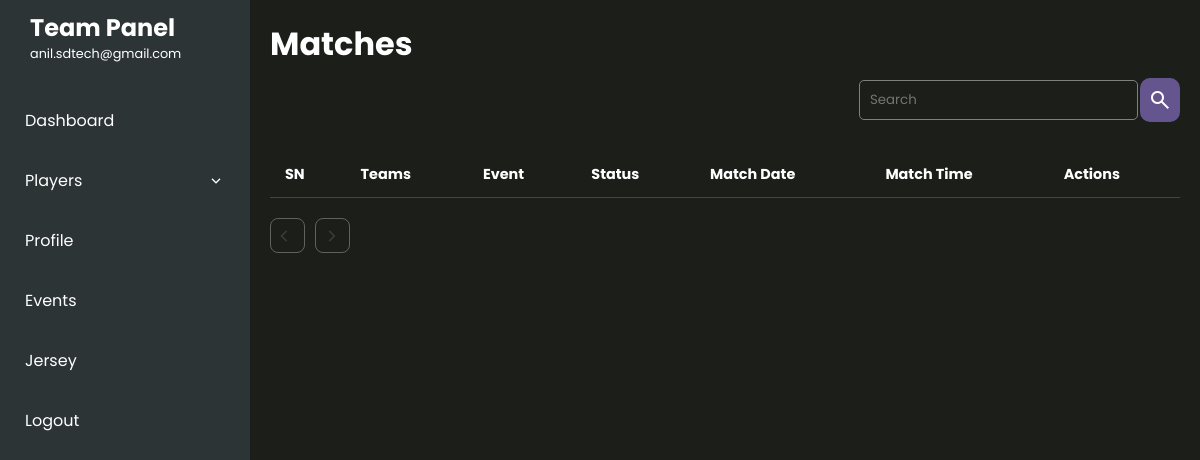
The page /match/matches/ (signed in) on the database as committed earlier.
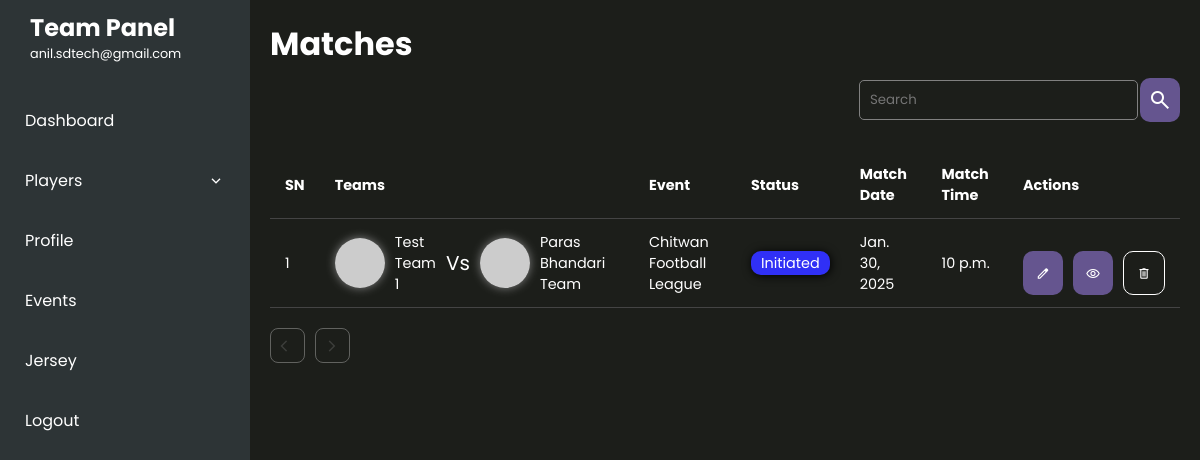
The same page on the database as committed later.
### matchApp/models.py (models this page shows, shortened)
class Match(models.Model):
    event = models.ForeignKey(Event,on_delete=models.CASCADE,blank=True,null=True,related_name='matches')
    team1 = models.ForeignKey(EventTeam, on_delete=models.CASCADE, related_name='match_team1')
    team2 = models.ForeignKey(EventTeam, on_delete=models.CASCADE, related_name='match_team2')
    is_address_default = models.BooleanField(default=False)
    status = models.CharField(max_length=20,choices=constants.MatchStatus.choices,default=constants.MatchStatus.INITIATED)
    match_date = models.DateField()
    match_time = models.TimeField(blank=True,null=True)
    place = models.CharField(max_length=255,blank=True,null=True)
    match_complete = models.BooleanField(default=False)
    notes = models.TextField(null=True,blank=True)
    schedule = models.BooleanField(default=False)
    created_at = models.DateTimeField(auto_now_add=True,blank=True,null=True)
    updated_at = models.DateTimeField(auto_now=True,blank=True,null=True)

### sportsApp/models.py (models this page shows, shortened)
class EventTeam(models.Model):
    event = models.ForeignKey(Event,on_delete=models.CASCADE)
    team = models.ForeignKey(Team,on_delete=models.CASCADE)
    is_verified = models.BooleanField(default=False)
    created_at = models.DateTimeField(auto_now_add=True)
    updated_at = models.DateTimeField(auto_now=True)

class Event(models.Model):
    title = models.CharField(max_length=255)
    event_type = models.CharField(max_length=20,choices=constants.EVENT_TYPE.choices,default=constants.EVENT_TYPE.KNOCKOUT)
    status = models.CharField(max_length=20,choices=constants.EventStatus.choices,default=constants.EventStatus.INITIATED)
    banner = models.ImageField(upload_to='images/events/',blank=True,null=True)
    logo = models.ImageField(upload_to='images/events/',blank=True,null=True)
    event_organizer = models.ForeignKey(EventOrganizer,on_delete=models.CASCADE,blank=True,null=True,related_name='events')
    event_age_limit = models.PositiveIntegerField()
    is_verified = models.BooleanField(default=False)
    entry_fee = models.DecimalField(max_digits=10000,decimal_places=3)
    registration_start_date = models.DateTimeField()
    registration_end_date = models.DateTimeField()
    event_start_date = models.DateTimeField(blank=True,null=True)
    event_end_date = models.DateTimeField(blank=True,null=True)
    match_duration = models.DurationField(blank=True,null=True)
    province = models.ForeignKey(Province, on_delete=models.SET_NULL,null=True)
    district = models.ForeignKey(District, on_delete=models.SET_NULL,null=True)
    municipality = models.ForeignKey(Municipality, on_delete=models.SET_NULL,null=True)
    area = models.CharField(max_length=255)
    created_at = models.DateField(auto_now_add=True)
    updated_at = models.DateField(auto_now=True)
    def __str__(self) -> str:
        return self.title

### team/models.py (models this page shows, shortened)
class Team(models.Model):
    SPORT_TYPES = (
        ('FOOTBALL','Football'),
    )
    name = models.CharField(max_length=255,db_index=1)
    total_players = models.PositiveIntegerField(default=10,blank=True, null=True)
    sports_genere = models.CharField(max_length=25,choices=SPORT_TYPES,default='FOOTBALL',blank=True)
    short_name = models.CharField(unique=True,max_length=10,blank=True,null=True)
    is_organizers_team = models.BooleanField(default=False)
    email = models.EmailField(max_length=100,blank=True,null=True)
    phone = models.CharField(max_length=10,blank=True,null=True)
    address = models.CharField(max_length=255,blank=True,null=True)
    province = models.ForeignKey(Province, on_delete=models.SET_NULL,null=True)
    district = models.ForeignKey(District, on_delete=models.SET_NULL,null=True)
    municipality = models.ForeignKey(Municipality, on_delete=models.SET_NULL,null=True)
    is_verified = models.BooleanField(default=False)
    user = models.ForeignKey(User,on_delete=models.CASCADE,null=True,blank=True,related_name='team')
    logo = models.ImageField(upload_to="images/teams/",blank=True,null=True)
    banner = models.ImageField(upload_to='images/banner/',blank=True,null=True)
    gender = models.CharField(max_length=25,choices=constants.GENDER_OPTIONS.CHOICES,default=constants.GENDER_OPTIONS.MALE)
    created_at = models.DateTimeField(auto_now_add=True)
    updated_at = models.DateTimeField(auto_now=True)

### matchApp/views.py (the view)
# urls.py: path('matches/',views.match_list_view,name='match'),
def match_list_view(request):
    matches = Match.objects.all()
    print(Match.objects.count())
    return render(request,'matches/all_match.html',{'matches':matches})

### sportsApp/context_processors.py (called while the page is built)
def permissions_processor(request):
    permissions = {
        "is_organizer": False,
        "is_staff": False,
    }
    if request.user.is_authenticated:
        if request.user.is_staff:
            permissions['is_organizer'] = True
        elif request.user.groups.filter(name='TeamGroup').exists():
             permissions["is_team"] = True
    return {"permissions": permissions}

### sportsApp/templates/matches/all_match.html
{% extends 'event/event_index.html' %}
{% block content %}
{% include 'matches/match_list.html' %}
{% endblock content %}

### sportsApp/templates/matches/match_list.html (shortened to what this page needs)
<div class="responsive-table-box">
  <h2>Matches</h2>
    <div class="filter_box">
        <div class="search">
           <input type="search" placeholder="Search"/>
           <button class="global_btn"><span class="material-symbols-outlined">
            </span></button>
        </div>
    </div>
   <div class="team_listing" id="team-form" >
    <table class="responsive-table">
      <tbody>
        <thead>
          <tr>
            <th>SN</th>
            <th>Teams</th>
            <th>Event</th>
            <th>Status</th>
            <th>Match Date</th>
            <th>Match Time</th>
            <th>Actions</th>
          </tr>
        </thead>
        <tbody>
          {% for match in matches %}
              <tr>
                <td>{{ forloop.counter|add:0 }}</td>
                <td>
                    <div class="table_avatar_box">
                        <div class="team team1">
                            <div class="avatar">
                                <img src="https://picsum.photos/10{{ forloop.counter|add:0 }}" alt="">
                            </div>
                            <p>{{match.team1.team.name}}</p>
                        </div>
                        <p>Vs</p>
                        <div class="team team2">
                            <div class="avatar">
                                <img src="https://picsum.photos/10{{ forloop.counter|add:20 }}" alt="">
                            </div>
                            <p>{{match.team2.team.name}}</p>
                        </div>
                    </div>
                </td>
                <td>{{match.event}}</td>
                <td><span class="event_status {{match.status}}">{{match.status}}</span></td>
                <td>{{match.match_date}}</td>
                <td>{{match.match_time}}</td>
                <td>
                  <div class="td_actions">
                    <a href="{% url 'edit-match-admin' match.id %}">
                    <button class="global_btn" type="button">
                      <span class="icon material-symbols-outlined">
                        </span>
                    </button>
                  </a>
                  <a href="{% url 'match-profile' match.id %}">
                    <button class="global_btn" type="button">
                      <span class="icon material-symbols-outlined">
                        </span>
                    </button>
                  </a>
                    <button class="global_btn outline" type="button" onclick="handleOpenAlert('{{match.id}}','Do you want to delele match of {{match.team1.team.name}} vs {{match.team2.team.name}}?','If you delete the match you may lose the match data')">
                      <span class="icon material-symbols-outlined">
                        </span>
                    </button>
                  </div>
                </td>
              </tr>
            {% endfor %}
        </tbody>
      </tbody>
    </table>
  <div class="pagination">
    {% if page_obj.has_previous %}
        <a href="?page={{ page_obj.previous_page_number }}" class="prev">
          <span class="material-symbols-outlined">
            arrow_back_ios
            </span>
        </a>
    {% else %}
        <span class="disabled">
          <span class="material-symbols-outlined">
            </span>
        </span>
    {% endif %}
    {% if page_obj.has_next %}
        <a href="?page={{ page_obj.next_page_number }}" class="next">
          <span class="material-symbols-outlined">
            arrow_forward_ios
            </span>
        </a>
    {% else %}
        <span class="disabled">
          <span class="material-symbols-outlined">
            </span>
        </span>
    {% endif %}
  </div>
</div>

Rows that differ between the two databases and show on the page:
added Match: team1.team.name "Test Team 1", team2.team.name "Paras Bhandari Team", event "Chitwan Football League", status "Initiated", match_date "Jan. 30, 2025", match_time "10 p.m."
